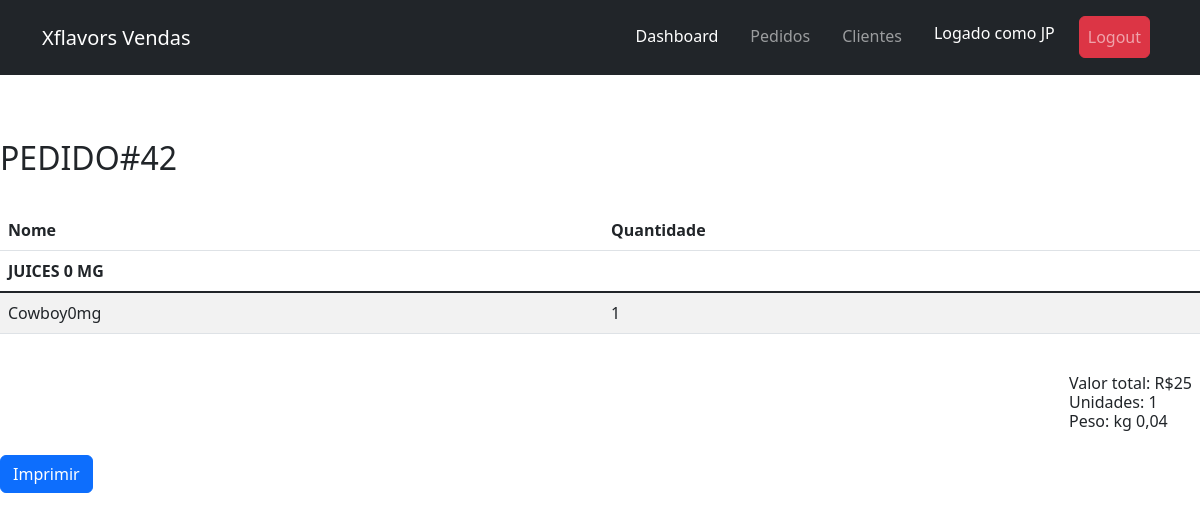
Before: /pedido/14/42/imprimir (signed in) with the older database file.
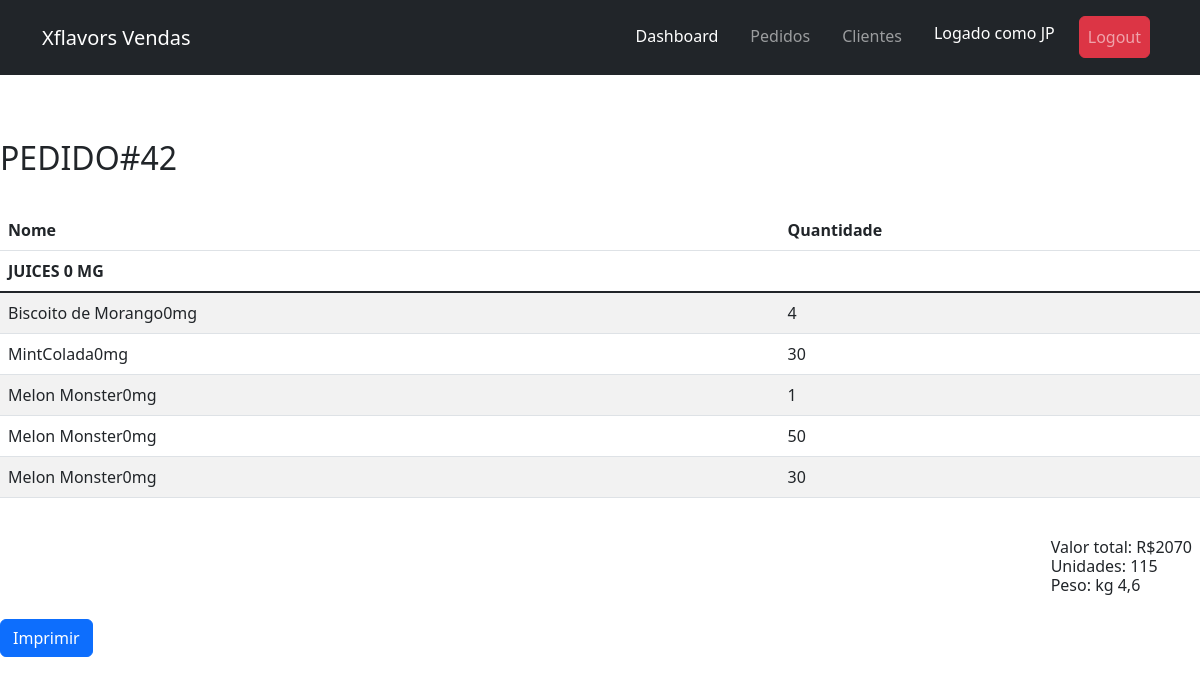
After: the same page with the newer database file.
### pedidos/models.py (models this page shows, shortened)
class Pedido(models.Model):
    cliente = models.ForeignKey(Cliente, on_delete=models.CASCADE)
    vendedor = models.ForeignKey(Vendedor, on_delete=models.CASCADE)
    items = models.ManyToManyField(Item)
    created_at = models.DateTimeField(auto_now_add=True, blank=True, null=True)
    updated_at = models.DateTimeField(auto_now=True, blank=True, null=True)
    status = models.BooleanField(default=False)
    pagamento = models.BooleanField(default=False)
    primeira_compra = models.BooleanField(default=False)
    recebido = models.BooleanField(default=False)
    def __str__(self):
        return str(self.pk)
    @property
    def valor_total(self):
        return sum([int(item.valor_total) for item in self.items.all()])
    @property
    def unidades_total(self):
        quantidade = sum([int(item.quantidade) for item in self.items.all()])
        return quantidade
    @property
    def peso(self):
        quantidade =  sum([int(item.quantidade) for item in self.items.all()])
        return  round(quantidade * 0.04,2)

class Item(models.Model):
    produto = models.ForeignKey(Juice, on_delete=models.CASCADE)
    quantidade = models.PositiveIntegerField()
    created_at = models.DateTimeField(auto_now_add=True, blank=True, null=True)
    updated_at = models.DateTimeField(auto_now=True, blank=True, null=True)
    @property
    def valor_total(self):
        qr_item = [it.items.all() for it in self.pedido_set.all()]
        total = []
        for items in qr_item:
            for item  in items:
                total.append(item.quantidade)
        quantidade= sum(total)
        if self.produto.mg == '9mg' or self.produto.mg == '12mg':
            if quantidade >= 20 and quantidade <= 49:
                return 24 * self.quantidade
            elif quantidade >= 50 and quantidade <= 99:
                return 22 * self.quantidade
            elif quantidade >= 100 and quantidade <= 199:
                return 20 * self.quantidade
            elif quantidade >= 200:
                return 19 * self.quantidade
            else:
                return self.quantidade * 27
        else:
            if quantidade >= 20 and quantidade <= 49:
                return 22 * self.quantidade
            elif quantidade >= 50 and quantidade <= 99:
                return 20 * self.quantidade
            elif quantidade >= 100 and quantidade <= 199:
                return 18 * self.quantidade
            elif quantidade >= 200:
                return 17 * self.quantidade
            else:
                return self.quantidade * 25

### produtos/models.py (models this page shows, shortened)
class Juice(models.Model):
    NIC = (
        ("0mg", "0"),
        ("3mg", "3"),
        ("6mg", "6"),
        ("9mg", "9"),
        ("12mg", "12"),
    )
    nome = models.CharField(max_length=50)
    mls = models.IntegerField()
    mg = models.CharField(max_length= 4, choices = NIC,
        default ='0')
    valor = models.DecimalField(max_digits=8,decimal_places=2)
    descricao = models.TextField(max_length=800)
    criado = models.DateField(auto_now_add=True)
    updated = models.DateTimeField(auto_now=True)
    imagem = models.ImageField(upload_to='static/juices', null=True, blank=True)
    created_at = models.DateTimeField(auto_now_add=True, blank=True, null=True)
    updated_at = models.DateTimeField(auto_now=True, blank=True, null=True)

### pedidos/views.py (the view)
# urls.py: path('pedido/<slug:cliente>/<int:pedido>/imprimir', imprimir, name='imprimir'),
@login_required
def imprimir(request,cliente,pedido):
    clientes = Cliente.objects.filter(slug=cliente)
    vendedor = Vendedor.objects.all()
    produtos0mg = Pedido.objects.filter(id=pedido,items__produto__mg="0mg")
    produtos3mg = Juice.objects.filter(mg="3mg").order_by('nome')
    produtos6mg = Juice.objects.filter(mg="6mg").order_by('nome')
    produtos9mg = Juice.objects.filter(mg="9mg").order_by('nome')
    produtos12mg = Juice.objects.filter(mg="12mg").order_by('nome')
    pedidos = Pedido.objects.get(pk=pedido)
    item0mg = pedidos.items.filter(produto__mg='0mg').order_by('produto')
    item3mg = pedidos.items.filter(produto__mg='3mg').order_by('produto')
    item6mg  = pedidos.items.filter(produto__mg='6mg ').order_by('produto')
    item9mg = pedidos.items.filter(produto__mg='6mg').order_by('produto')
    item12mg = pedidos.items.filter(produto__mg='12mg').order_by('produto')
    context = {'clientes': clientes,
               'vendedor': vendedor,
               'produtos0mg': produtos0mg,
               'produtos3mg': produtos3mg,
               'produtos6mg': produtos6mg,
               'produtos9mg': produtos9mg,
               'produtos12mg': produtos12mg,
               'item0mg':item0mg,
               'item3mg':item3mg,
               'item6mg':item6mg,
               'item9mg':item9mg,
               'item12mg':item12mg,
               'pedidos': pedidos,
               }
    return render(request=request, template_name="imprimir.html",context=context)

### templates/imprimir.html (shortened to what this page needs)
{% extends 'base.html' %}
{% load static %}
{% block content %}
        <br><br>
        <h2>PEDIDO#{{ pedidos }}</h2>
        <br>
        <table class="table table-striped">
            <thead>
            <tr>
                <th>Nome</th>
                <th>Quantidade</th>
            </tr>
            </thead>
            {% if item0mg %}
            <thead class="thead-dark">
            <th>JUICES 0 MG</th>
            </thead>
            {% endif %}
            <tbody class="table-group-divider">
            {% for item in item0mg %}
            <tr>
                <td>{{ item.produto.nome }}{{ item.produto.mg }}</td>
                <td>{{ item.quantidade }}</td>
            </tr>
            {% endfor %}
        </table>
        <div class="d-flex flex-row-reverse">
          <div class="p-2">
              <H6 class="my-3 text-right">
                  Valor total: R${{ pedidos.valor_total }} <br>
                  Unidades: {{pedidos.unidades_total}} <br>
                  Peso: kg {{pedidos.peso}}</H6></div>
        </div>
    <input name="" id="" onclick="printDiv('print')" class="btn btn-primary" type="button" value="Imprimir">
{% endblock %}

### templates/base.html (shortened to what this page needs)
<!doctype html>
{% load static %}
<html lang="pt">
  <head>
    <link href="https://cdn.jsdelivr.net/npm/bootstrap@5.2.2/dist/css/bootstrap.min.css" rel="stylesheet">
<link rel="stylesheet" type="text/css" href="https://cdn.datatables.net/1.13.1/css/jquery.dataTables.css">
  </head>
  <body>
  {% include 'partials/_navbar.html' %}
  {% block content %} {% endblock %}
  </body>
</html>

### templates/partials/_navbar.html (shortened to what this page needs)
	<nav class="navbar navbar-expand-lg navbar-dark bg-dark p-3">
<div class="container">
  <a class="navbar-brand" href="#">Xflavors Vendas</a>
  <div class=" collapse navbar-collapse" id="navbarNavDropdown">
    <ul class="navbar-nav ms-auto ">
      <li class="nav-item">
        <a class="nav-link mx-2 active" aria-current="page" href="/dashboard">Dashboard</a>
      </li>
      <li class="nav-item">
        <a class="nav-link mx-2" href="/pedidos">Pedidos</a>
      </li>
      <li class="nav-item">
        <a class="nav-link mx-2" href="/clientes">Clientes</a>
      </li>
        <li class="nav-item mx-2">
          <h4 class="nav-link text-white align-self-center">Logado como {{ request.user.username }}</h4>
      </li>
      <li class="nav-item mx-2">
         <a class="btn nav-link btn-danger btn align-self-center  " href="{% url 'logout' %}">Logout</a>
      </li>
    </ul>
  </div>
</div>
</nav>

Changed rows visible on the page:
no longer on this page (row unchanged): Item: produto.nome "Cowboy", produto.mg "0mg", quantidade "1"
changed Pedido id 42: valor_total "25" → "2070"; unidades_total "1" → "115"; peso "0,04" → "4,6"
added Item: produto.nome "Biscoito de Morango", produto.mg "0mg", quantidade "4"
added Item: produto.nome "MintColada", produto.mg "0mg", quantidade "30"
added Item: produto.nome "Melon Monster", produto.mg "0mg", quantidade "1"
added Item: produto.nome "Melon Monster", produto.mg "0mg", quantidade "50"
added Item: produto.nome "Melon Monster", produto.mg "0mg", quantidade "30"
